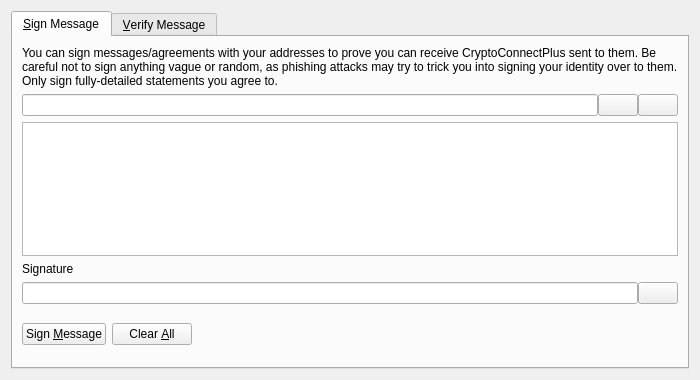
<?xml version="1.0" encoding="UTF-8"?>
<ui version="4.0">
 <class>SignVerifyMessageDialog</class>
 <widget class="QDialog" name="SignVerifyMessageDialog">
  <property name="geometry">
   <rect>
    <x>0</x>
    <y>0</y>
    <width>700</width>
    <height>380</height>
   </rect>
  </property>
  <property name="windowTitle">
   <string>Signatures - Sign / Verify a Message</string>
  </property>
  <property name="modal">
   <bool>true</bool>
  </property>
  <layout class="QVBoxLayout" name="verticalLayout">
   <item>
    <widget class="QTabWidget" name="tabWidget">
     <property name="currentIndex">
      <number>0</number>
     </property>
     <widget class="QWidget" name="tabSignMessage">
      <attribute name="title">
       <string>&amp;Sign Message</string>
      </attribute>
      <layout class="QVBoxLayout" name="verticalLayout_SM">
       <item>
        <widget class="QLabel" name="infoLabel_SM">
         <property name="text">
          <string>You can sign messages/agreements with your addresses to prove you can receive CryptoConnectPlus sent to them. Be careful not to sign anything vague or random, as phishing attacks may try to trick you into signing your identity over to them. Only sign fully-detailed statements you agree to.</string>
         </property>
         <property name="textFormat">
          <enum>Qt::PlainText</enum>
         </property>
         <property name="wordWrap">
          <bool>true</bool>
         </property>
        </widget>
       </item>
       <item>
        <layout class="QHBoxLayout" name="horizontalLayout_1_SM">
         <property name="spacing">
          <number>0</number>
         </property>
         <item>
          <widget class="QValidatedLineEdit" name="addressIn_SM">
           <property name="toolTip">
            <string>The CryptoConnectPlus address to sign the message with</string>
           </property>
          </widget>
         </item>
         <item>
          <widget class="QPushButton" name="addressBookButton_SM">
           <property name="toolTip">
            <string>Choose previously used address</string>
           </property>
           <property name="text">
            <string/>
           </property>
           <property name="shortcut">
            <string>Alt+A</string>
           </property>
           <property name="autoDefault">
            <bool>false</bool>
           </property>
          </widget>
         </item>
         <item>
          <widget class="QPushButton" name="pasteButton_SM">
           <property name="toolTip">
            <string>Paste address from clipboard</string>
           </property>
           <property name="text">
            <string/>
           </property>
           <property name="shortcut">
            <string>Alt+P</string>
           </property>
           <property name="autoDefault">
            <bool>false</bool>
           </property>
          </widget>
         </item>
        </layout>
       </item>
       <item>
        <widget class="QPlainTextEdit" name="messageIn_SM">
         <property name="toolTip">
          <string>Enter the message you want to sign here</string>
         </property>
        </widget>
       </item>
       <item>
        <widget class="QLabel" name="signatureLabel_SM">
         <property name="text">
          <string>Signature</string>
         </property>
         <property name="textFormat">
          <enum>Qt::PlainText</enum>
         </property>
        </widget>
       </item>
       <item>
        <layout class="QHBoxLayout" name="horizontalLayout_2_SM">
         <property name="spacing">
          <number>0</number>
         </property>
         <item>
          <widget class="QLineEdit" name="signatureOut_SM">
           <property name="font">
            <font>
             <italic>true</italic>
            </font>
           </property>
           <property name="readOnly">
            <bool>true</bool>
           </property>
          </widget>
         </item>
         <item>
          <widget class="QPushButton" name="copySignatureButton_SM">
           <property name="toolTip">
            <string>Copy the current signature to the system clipboard</string>
           </property>
           <property name="text">
            <string/>
           </property>
           <property name="autoDefault">
            <bool>false</bool>
           </property>
          </widget>
         </item>
        </layout>
       </item>
       <item>
        <layout class="QHBoxLayout" name="horizontalLayout_3_SM">
         <item>
          <widget class="QPushButton" name="signMessageButton_SM">
           <property name="toolTip">
            <string>Sign the message to prove you own this CryptoConnectPlus address</string>
           </property>
           <property name="text">
            <string>Sign &amp;Message</string>
           </property>
           <property name="autoDefault">
            <bool>false</bool>
           </property>
          </widget>
         </item>
         <item>
          <widget class="QPushButton" name="clearButton_SM">
           <property name="toolTip">
            <string>Reset all sign message fields</string>
           </property>
           <property name="text">
            <string>Clear &amp;All</string>
           </property>
           <property name="autoDefault">
            <bool>false</bool>
           </property>
          </widget>
         </item>
         <item>
          <spacer name="horizontalSpacer_1_SM">
           <property name="orientation">
            <enum>Qt::Horizontal</enum>
           </property>
           <property name="sizeHint" stdset="0">
            <size>
             <width>40</width>
             <height>48</height>
            </size>
           </property>
          </spacer>
         </item>
         <item>
          <widget class="QLabel" name="statusLabel_SM">
           <property name="font">
            <font>
             <weight>75</weight>
             <bold>true</bold>
            </font>
           </property>
           <property name="text">
            <string/>
           </property>
           <property name="wordWrap">
            <bool>true</bool>
           </property>
          </widget>
         </item>
         <item>
          <spacer name="horizontalSpacer_2_SM">
           <property name="orientation">
            <enum>Qt::Horizontal</enum>
           </property>
           <property name="sizeHint" stdset="0">
            <size>
             <width>40</width>
             <height>48</height>
            </size>
           </property>
          </spacer>
         </item>
        </layout>
       </item>
      </layout>
     </widget>
     <widget class="QWidget" name="tabVerifyMessage">
      <attribute name="title">
       <string>&amp;Verify Message</string>
      </attribute>
      <layout class="QVBoxLayout" name="verticalLayout_VM">
       <item>
        <widget class="QLabel" name="infoLabel_VM">
         <property name="text">
          <string>Enter the receiver's address, message (ensure you copy line breaks, spaces, tabs, etc. exactly) and signature below to verify the message. Be careful not to read more into the signature than what is in the signed message itself, to avoid being tricked by a man-in-the-middle attack. Note that this only proves the signing party receives with the address, it cannot prove sendership of any transaction!</string>
         </property>
         <property name="textFormat">
          <enum>Qt::PlainText</enum>
         </property>
         <property name="alignment">
          <set>Qt::AlignLeading|Qt::AlignLeft|Qt::AlignTop</set>
         </property>
         <property name="wordWrap">
          <bool>true</bool>
         </property>
        </widget>
       </item>
       <item>
        <layout class="QHBoxLayout" name="horizontalLayout_1_VM">
         <property name="spacing">
          <number>0</number>
         </property>
         <item>
          <widget class="QValidatedLineEdit" name="addressIn_VM">
           <property name="toolTip">
            <string>The CryptoConnectPlus address the message was signed with</string>
           </property>
          </widget>
         </item>
         <item>
          <widget class="QPushButton" name="addressBookButton_VM">
           <property name="toolTip">
            <string>Choose previously used address</string>
           </property>
           <property name="text">
            <string/>
           </property>
           <property name="shortcut">
            <string>Alt+A</string>
           </property>
           <property name="autoDefault">
            <bool>false</bool>
           </property>
          </widget>
         </item>
        </layout>
       </item>
       <item>
        <widget class="QPlainTextEdit" name="messageIn_VM"/>
       </item>
       <item>
        <widget class="QValidatedLineEdit" name="signatureIn_VM"/>
       </item>
       <item>
        <layout class="QHBoxLayout" name="horizontalLayout_2_VM">
         <item>
          <widget class="QPushButton" name="verifyMessageButton_VM">
           <property name="toolTip">
            <string>Verify the message to ensure it was signed with the specified CryptoConnectPlus address</string>
           </property>
           <property name="text">
            <string>Verify &amp;Message</string>
           </property>
           <property name="autoDefault">
            <bool>false</bool>
           </property>
          </widget>
         </item>
         <item>
          <widget class="QPushButton" name="clearButton_VM">
           <property name="toolTip">
            <string>Reset all verify message fields</string>
           </property>
           <property name="text">
            <string>Clear &amp;All</string>
           </property>
           <property name="autoDefault">
            <bool>false</bool>
           </property>
          </widget>
         </item>
         <item>
          <spacer name="horizontalSpacer_1_VM">
           <property name="orientation">
            <enum>Qt::Horizontal</enum>
           </property>
           <property name="sizeHint" stdset="0">
            <size>
             <width>40</width>
             <height>48</height>
            </size>
           </property>
          </spacer>
         </item>
         <item>
          <widget class="QLabel" name="statusLabel_VM">
           <property name="font">
            <font>
             <weight>75</weight>
             <bold>true</bold>
            </font>
           </property>
           <property name="text">
            <string/>
           </property>
           <property name="wordWrap">
            <bool>true</bool>
           </property>
          </widget>
         </item>
         <item>
          <spacer name="horizontalSpacer_2_VM">
           <property name="orientation">
            <enum>Qt::Horizontal</enum>
           </property>
           <property name="sizeHint" stdset="0">
            <size>
             <width>40</width>
             <height>48</height>
            </size>
           </property>
          </spacer>
         </item>
        </layout>
       </item>
      </layout>
     </widget>
    </widget>
   </item>
  </layout>
 </widget>
 <customwidgets>
  <customwidget>
   <class>QValidatedLineEdit</class>
   <extends>QLineEdit</extends>
   <header>qvalidatedlineedit.h</header>
  </customwidget>
 </customwidgets>
 <resources>
  <include location="../cryptoconnectplus.qrc"/>
 </resources>
 <connections/>
</ui>
